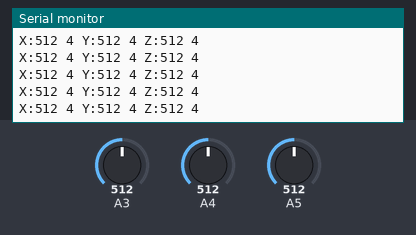
A sketch run on a simulated Arduino Uno, built with avr-gcc and run on an emulated ATmega328P. On the bench: the last lines printed to the serial monitor. The inputs (shaded band) are chosen by the test bench; at power-on: A4 = 512, A5 = 512, A3 = 512.

Above: at 2.7 s.
2.8 s: A4 set to 491
At 2.9 s:
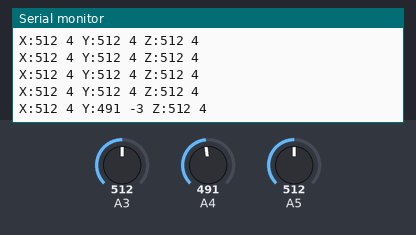
5.8 s: A4 set to 462
At 5.85 s:
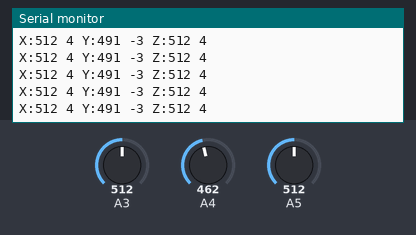
7.3 s: A5 set to 541
At 7.33 s:
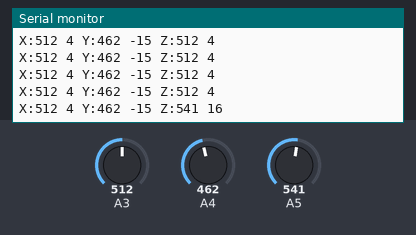
11.8 s: A3 set to 733
At 11.83 s:
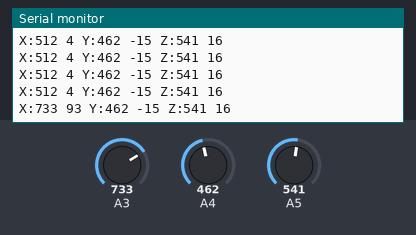
14.8 s: A3 set to 766
At 14.85 s:
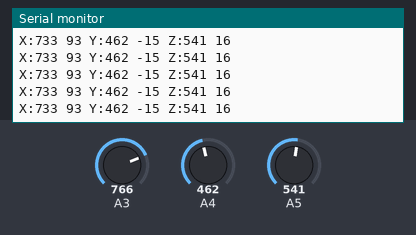
Timing chart, 0 to 17.3 s (numbered marks = the images above; inputs shaded):
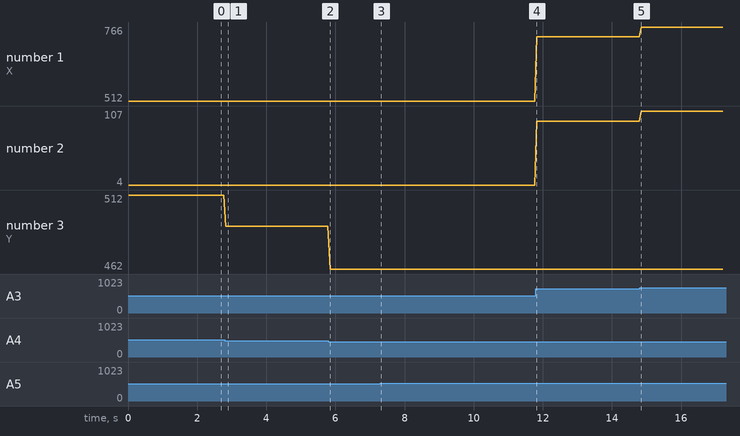

The sketch:

angleValues.ino
```cpp
// https://www.deviceplus.com/how-tos/arduino-guide/entry017/

void setup()
{
  Serial.begin(9600); //Initialize serial monitor
}

void loop()
{
  int i;
  long x,y,z;
  //read value 50 times and output the average
  x=y=z=0;
  for (i=0; i < 50; i++) {
  x = x + analogRead(3); // Ｘ軸
  y = y + analogRead(4); // Ｙ軸
  z = z + analogRead(5); // Ｚ軸
  }
  x = x / 50;
  y = y / 50;
  z = z / 50;
  int rotateX = (x-277)/2.48 - 90; //formula to determine angle
  Serial.print("X:");
  Serial.print(x);
  Serial.print(" ");
  Serial.print(rotateX);
  int rotateY = (y-277)/2.48 - 90;
  Serial.print(" Y:");
  Serial.print(y);
  Serial.print(" ");
  Serial.print(rotateY);
  int rotateZ = (z-277)/2.48 - 90;
  Serial.print(" Z:");
  Serial.print(z);
  Serial.print(" ");
  Serial.println(rotateZ);
  delay(50);
}
```

Measured:
- after the input at 2.8 s, the serial monitor: prints a new line at once (image 1)
- after the input at 7.3 s, the serial monitor: prints a new line at once (image 3)
- after the input at 11.8 s, the serial monitor: prints a new line at once (image 4)
- plotted number 1: 512 → 733 after the input at 11.8 s, 733 → 766 after the input at 14.8 s
- plotted number 2: 4 → 93 after the input at 11.8 s, 93 → 107 after the input at 14.8 s
- plotted number 3: 512 → 491 after the input at 2.8 s, 491 → 462 after the input at 5.8 s
